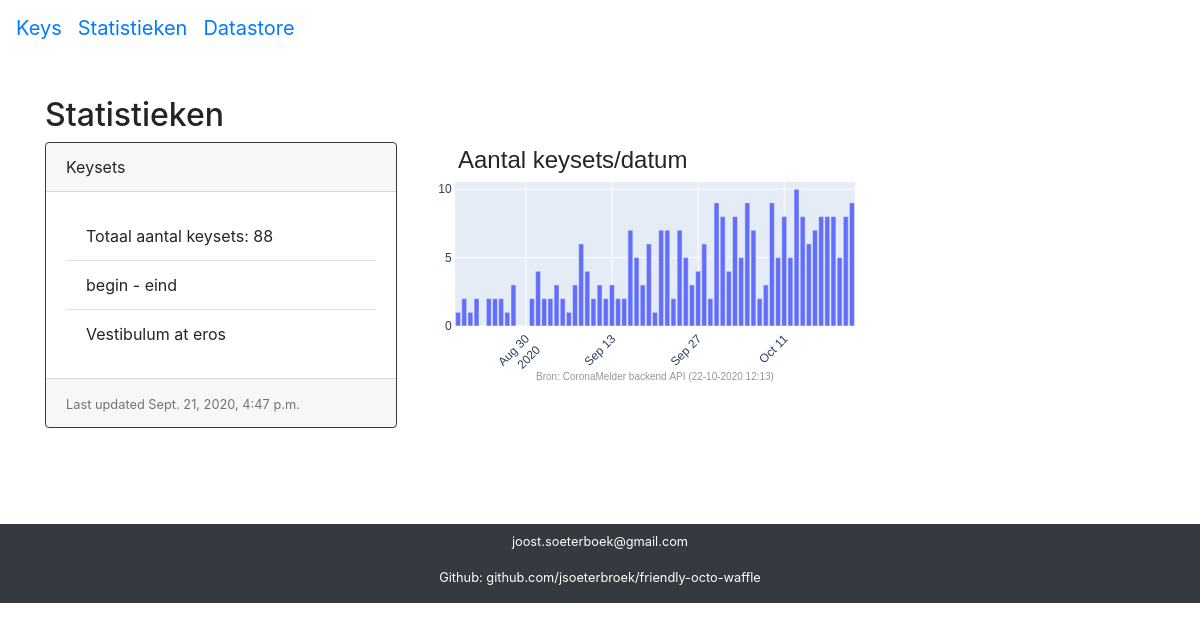
Page /stats/ on the earlier database version.
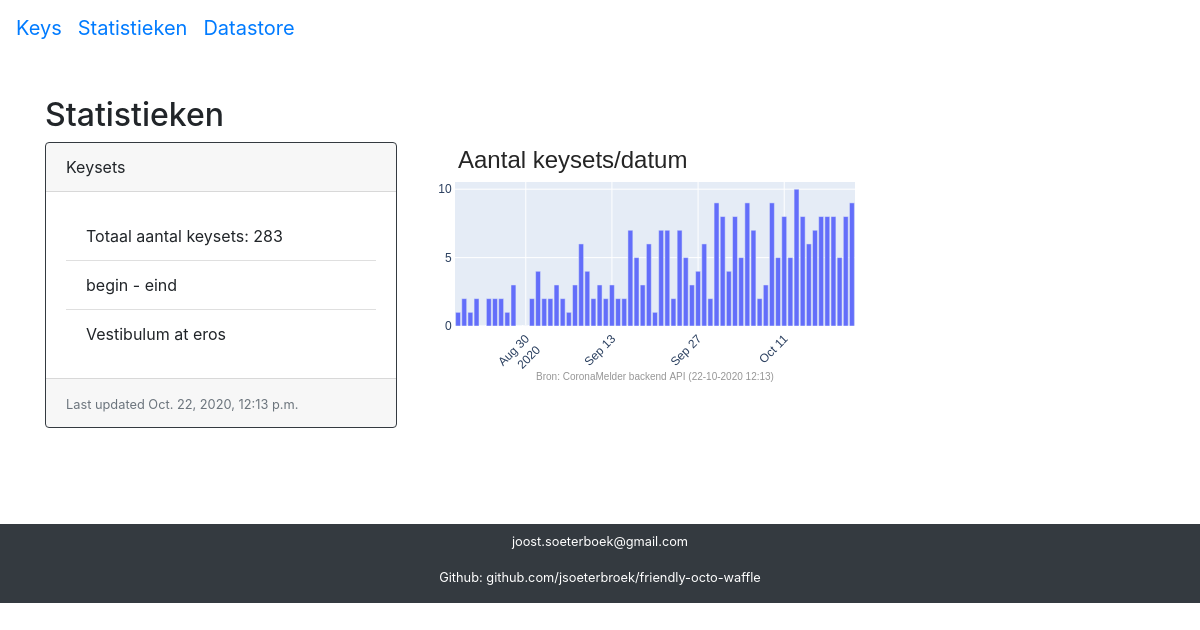
Same page on the later database version.
### stats/models.py (models this page shows, shortened)
class Stats(models.Model):
    name = models.CharField("name", max_length=250)
    created = models.DateTimeField(auto_now_add=True, editable=False)
    keysets_total = models.IntegerField("Totaal aantal keysets")
    teks_keyset_mean = models.IntegerField("Gemiddeld aantal TEKs per keyset")
    trl_daily_dist = models.IntegerField("TRL daily dist")
    class Meta:
        verbose_name = 'Stat'
        verbose_name_plural = 'Stats'

### stats/views.py (the view)
# urls.py: path('stats/', include('stats.urls'), name='stat_index'),
def stat_index(request):
    try:
        stats = Stats.objects.all().last()
    except Stats.DoesNotExist:
        raise Http404("stats does not exist")
    try:
        keysetfreqs = KeysetFreq.objects.all()
    except KeysetFreq.DoesNotExist:
        raise Http404("stats does not exist")
    context = {
        'stats': stats,
        'keysetfreqs': keysetfreqs,
    }
    return render(request, 'stat_index.html', context)

### stats/templates/stat_index.html (shortened to what this page needs)
{% extends "base.html" %}
{% block content %}
{% load static %}
{% load l10n %}
<p>&nbsp;</p>
<h2> Statistieken </h2>
{% if stats %}
<div class="row">
    <div class="col-sm-4">
        <div class="card border-dark mb-3" style="width: 22rem;">
        <div class="card-header"> Keysets </div>
        <div class="card-body">
            <ul class="list-group list-group-flush">
                <li class="list-group-item">Totaal aantal keysets: {{ stats.keysets_total }}</li>
                <li class="list-group-item">begin - eind</li>
                <li class="list-group-item">Vestibulum at eros</li>
            </ul>
        </div>
        <div class="card-footer">
            <small class="text-muted">Last updated {{ stats.created}} </small>
        </div>
      </div>
    </div>
    <div class="col-sm-4">
       <img src="{% static "keyset_freq_date.png" %}" alt="keyset_freq_date">
    </div>
</div>
{% endif %}
{% endblock %}

### app/templates/base.html (shortened to what this page needs)
<!doctype html>
<html lang="en">
{% load static %}
<head>
  <link rel="stylesheet" href="https://stackpath.bootstrapcdn.com/bootstrap/4.5.2/css/bootstrap.min.css">
</body>
</head>
<body class='d-flex flex-column'>
{% include "navbar.html" %}
  <section class="container">
    {% block content %}
    {% endblock %}
    <p>&nbsp;</p>
    <p>&nbsp;</p>
  </section>
  <footer id="sticky-footer" class="d-flex bg-dark text-white-50">
		<div class="container">
			<div class="row">
				<div class="col-xs-12 col-sm-12 col-md-12 mt-2 mt-sm-2 text-center text-white">
                    <p class="text-white small">joost.soeterboek@gmail.com</p>
					<p class="text-white small"><a class="text-white" href="https://github.com/jsoeterbroek/friendly-octo-waffle">Github: github.com/jsoeterbroek/friendly-octo-waffle</a></p>
				</div>
			</div>
		</div>
  </footer>
</body>
</html>

### app/templates/navbar.html (shortened to what this page needs)
{% load static %}
<nav class="navbar navbar-expand-sm bg-white">
  <a class="navbar-brand" href="{% url 'key_index' %}">Keys</a>
  <a class="navbar-brand" href="{% url 'stat_index' %}">Statistieken</a>
  <a class="navbar-brand" href="/datastore/">Datastore</a>
  </nav>

Differences in the rows shown:
no longer on this page (row unchanged): Stats: keysets_total "88", created "Sept. 21, 2020, 4:47 p.m."
added Stats: keysets_total "283", created "Oct. 22, 2020, 12:13 p.m."
